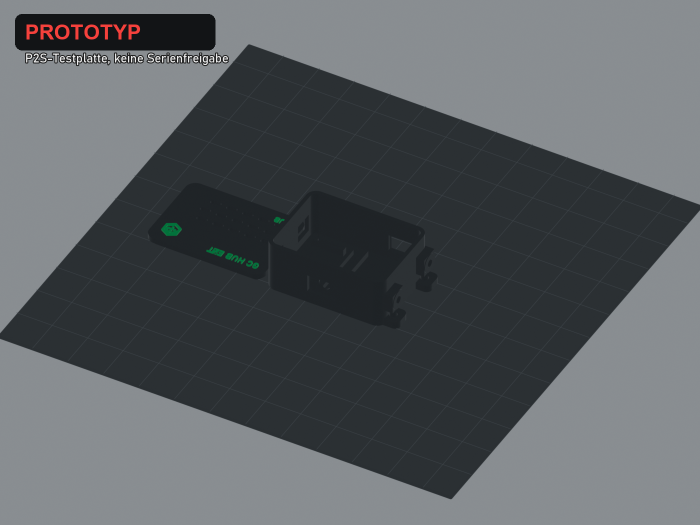
#> input picture hardware/enclosures/prototype_v4/previews/GrowCentral_Hub_EXT_P2S_V4_PROTOTYP_plate.png, 1400 x 1050 px, given in place of GrowCentral_Pi4_P2S_V4_PROTOTYP_plate.png, which was not available (shown at 1/2 size)
$ python make_overview_v4_PROTOTYP.py
#> lines starting #> are read from the running program, lines starting #| are printed output that depends on the picture; pictures that were not available may be replaced by others from this repository, and a replacement may not be noted
from pathlib import Path
from PIL import Image,ImageDraw,ImageFont
P=Path(r'C:\Users\dezen\Desktop\135er-Grow-Central\hardware\enclosures\prototype_v4\previews')
plate_cases=['Pi4','Node_FPC','Node_EXT','Hub_FPC','Hub_EXT']
bold=ImageFont.truetype(r'C:\Windows\Fonts\arialbd.ttf',42); normal=ImageFont.truetype(r'C:\Windows\Fonts\bahnschrift.ttf',25)
for c in plate_cases:
 path=P/f'GrowCentral_{c}_P2S_V4_PROTOTYP_plate.png'; im=Image.open(path).convert('RGB'); dr=ImageDraw.Draw(im)
#> further down, im is the input picture: PIL image 1400x1050 RGB; mean R, G, B 89.6, 94.1, 97.5
 dr.rounded_rectangle((30,28,430,100),14,fill=(18,20,22)); dr.text((50,40),'PROTOTYP',font=bold,fill=(245,65,60)); dr.text((50,105),'P2S-Testplatte, keine Serienfreigabe',font=normal,fill=(235,235,235),stroke_width=2,stroke_fill=(30,30,30)); im.save(path)
#> after `dr.rounded_rectangle((30, 28, 430, 100), 14, fill=(18, 20, 22))`:
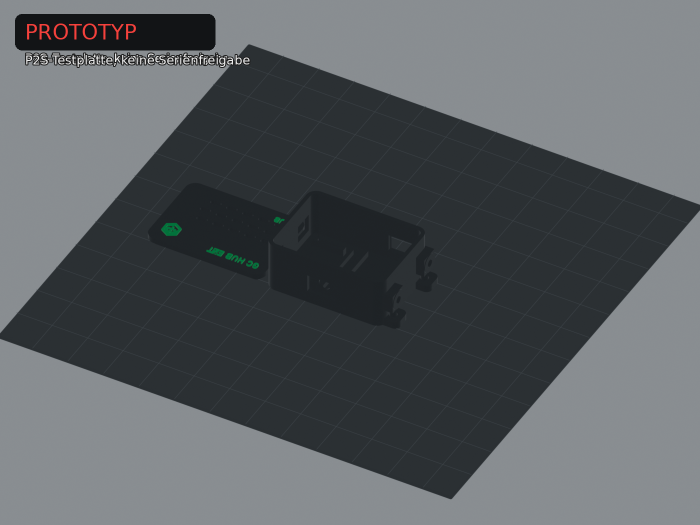
#> saved as GrowCentral_Pi4_P2S_V4_PROTOTYP_plate.png: PIL image 1400x1050 RGB (shown at 1/2 size); mean R, G, B 89.4, 94, 97.4
#> pass 2 of the loop `for c in plate_cases:`:
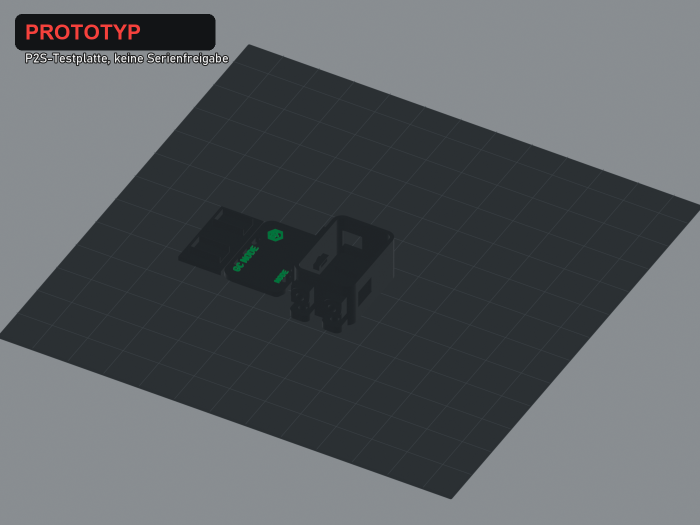
#> input picture hardware/enclosures/prototype_v4/previews/GrowCentral_Node_FPC_P2S_V4_PROTOTYP_plate.png, 1400 x 1050 px, found by its file name (shown at 1/2 size)
#> im is the input picture: PIL image 1400x1050 RGB; mean R, G, B 89.8, 94.3, 97.8
#> pass 3 of the loop `for c in plate_cases:`:
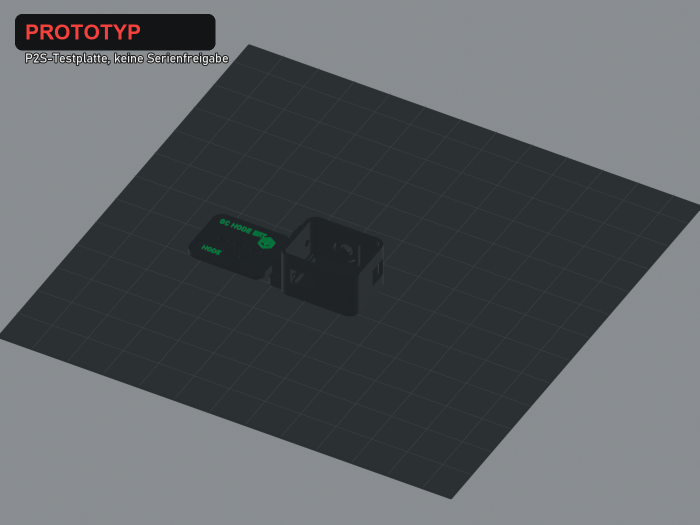
#> input picture hardware/enclosures/prototype_v4/previews/GrowCentral_Node_EXT_P2S_V4_PROTOTYP_plate.png, 1400 x 1050 px, found by its file name (shown at 1/2 size)
#> im is the input picture: PIL image 1400x1050 RGB; mean R, G, B 89.9, 94.4, 97.9
#> the loop made 5 passes; the first 3 are shown
# overview: 5 plate renders + 4 mounting renders
entries=[]
#> entries = []
for c in plate_cases: entries.append((P/f'GrowCentral_{c}_P2S_V4_PROTOTYP_plate.png',c.replace('_',' ')+' Platte'))
#> after the loop, entries = 5 items
for c in ['Node_FPC','Node_EXT','Hub_FPC','Hub_EXT']: entries.append((P/f'GrowCentral_{c}_V4_PROTOTYP_Montage.png',c.replace('_',' ')+' Montage'))
#> after the loop, entries = 9 items
thumb_w,thumb_h=620,435; gap=22; top=135; cols=2; rows=(len(entries)+1)//2
#> after `rows = (len(entries) + 1) // 2`: rows = 5
canvas=Image.new('RGB',(cols*thumb_w+(cols+1)*gap,top+rows*(thumb_h+62+gap)+gap),(25,27,29)); dr=ImageDraw.Draw(canvas)
fhead=ImageFont.truetype(r'C:\Windows\Fonts\arialbd.ttf',46); fsub=ImageFont.truetype(r'C:\Windows\Fonts\bahnschrift.ttf',26); flab=ImageFont.truetype(r'C:\Windows\Fonts\arialbd.ttf',28)
dr.text((30,20),'GROW-CENTRAL V4 - PROTOTYP',font=fhead,fill=(245,245,245)); dr.text((30,78),'Pi4 / Node / Hub | FPC + EXT | liegende + stehende Montage | Fertigungsverfahren offen',font=fsub,fill=(190,195,200))
for i,(path,label) in enumerate(entries):
 im=Image.open(path).convert('RGB'); im.thumbnail((thumb_w,thumb_h)); x=gap+(i%2)*(thumb_w+gap); y=top+(i//2)*(thumb_h+62+gap); canvas.paste(im,(x,y)); dr.text((x,y+thumb_h+10),label,font=flab,fill=(235,235,235))
#> after `im.thumbnail((thumb_w, thumb_h))`:
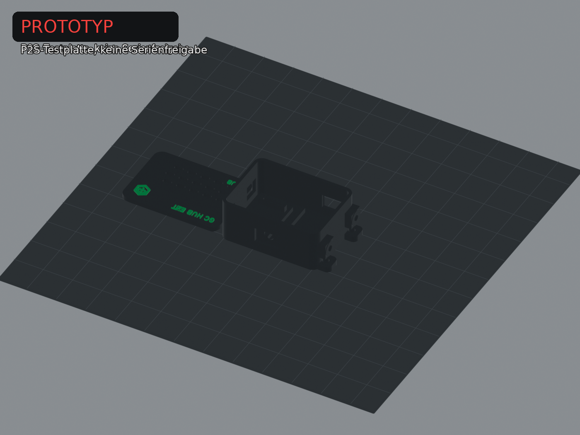
#> im: PIL image 580x435 RGB; mean R, G, B 89.4, 93.9, 97.4
#> after `x = gap + i % 2 * (thumb_w + gap)`: x = 22
#> after `y = top + i // 2 * (thumb_h + 62 + gap)`: y = 135
#> after `canvas.paste(im, (x, y))`:
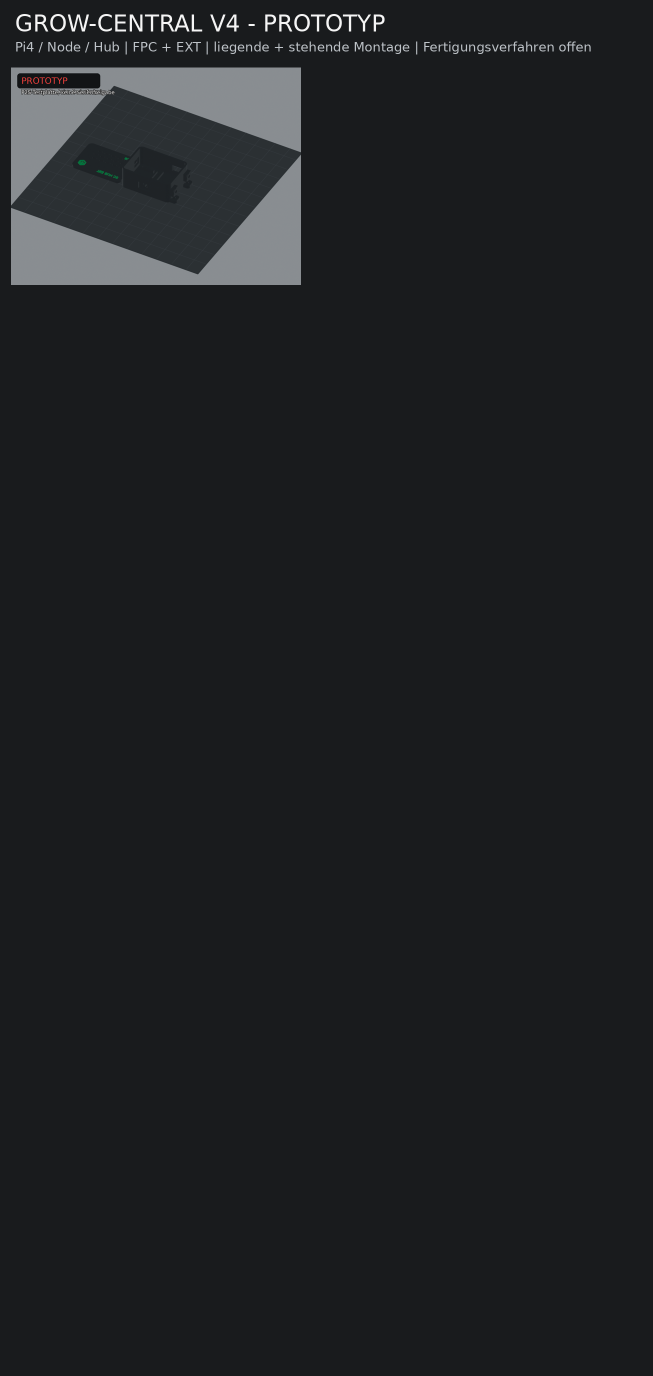
#> canvas: PIL image 1306x2752 RGB (shown at 1/2 size); mean R, G, B 30.2, 32.4, 34.5
#> pass 2 of the loop `for i,(path,label) in enumerate(entries):`:
#> `im.thumbnail((thumb_w, thumb_h))`:
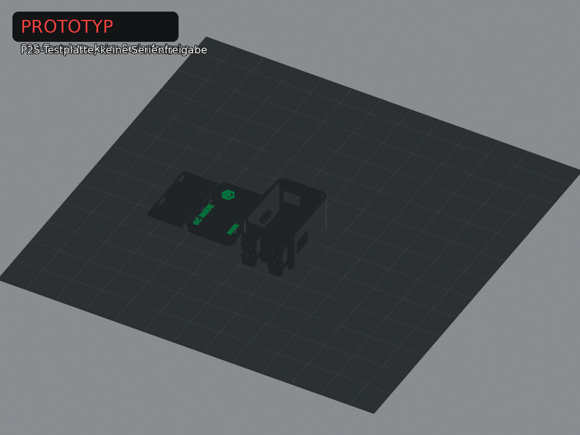
#> im: PIL image 580x435 RGB; mean R, G, B 89.7, 94.2, 97.6
#> x = 664
#> `canvas.paste(im, (x, y))`:
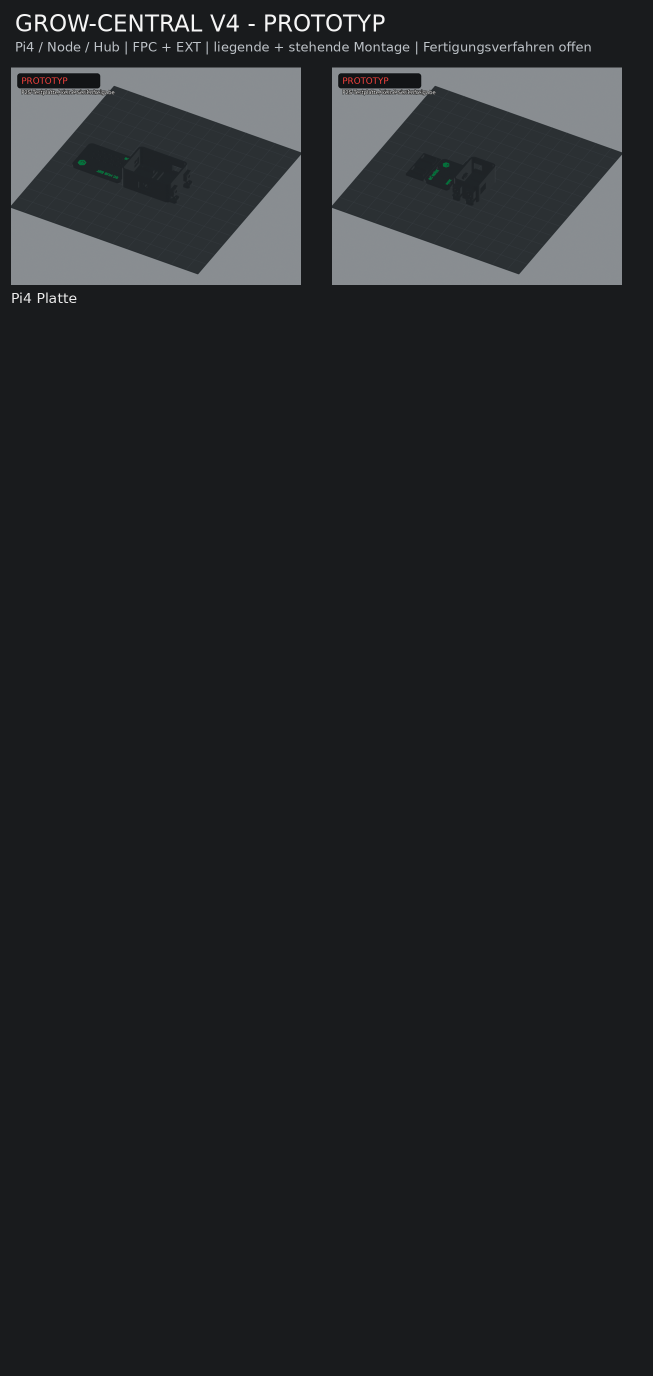
#> canvas: PIL image 1306x2752 RGB (shown at 1/2 size); mean R, G, B 34.8, 37.2, 39.4
#> pass 3 of the loop `for i,(path,label) in enumerate(entries):`:
#> `im.thumbnail((thumb_w, thumb_h))`:
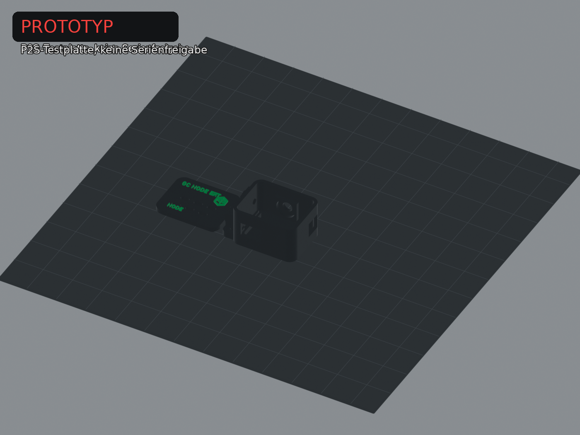
#> im: PIL image 580x435 RGB; mean R, G, B 89.8, 94.3, 97.7
#> x = 22
#> y = 654
#> `canvas.paste(im, (x, y))`:
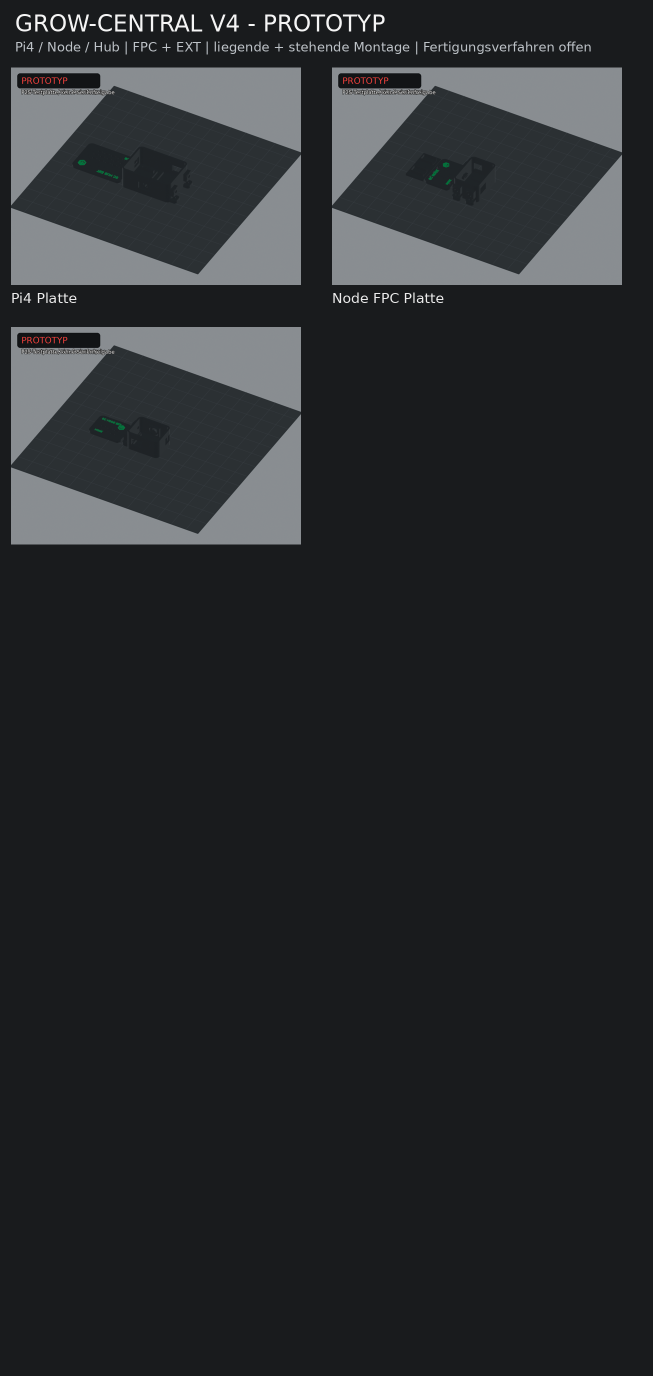
#> canvas: PIL image 1306x2752 RGB (shown at 1/2 size); mean R, G, B 39.4, 42, 44.3
#> (the run stopped early here; a loop or call above may not have finished)
